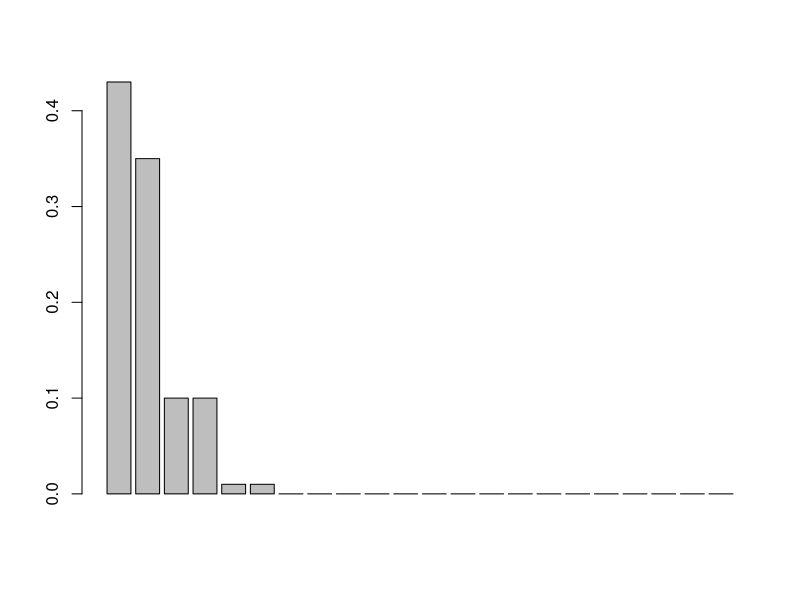

Recreate this plot in R. (Note: this script raises an error after producing the figure.)
# new_empirical_dist
# make sure we get a prob for each day even if the sample lacked them
x <- rpois(100, 1)
x
bins <- 0:20
breaks <- c(bins, max(bins) + 1)- 0.5

hist_pmf <- function(x, 
                     bins = 0:20,
                     breaks = c(bins, max(bins) + 1)- 0.5){
  hist_info <- hist(x, breaks = breaks, plot = FALSE)
  names(hist_info$density) <- bins
  hist_info$density
}


# make a fake dataset
x <- rpois(100, 1)
days <- 0:21
breaks <- c(days, max(days) + 1) - 0.5
pmf <- hist(x, breaks = breaks, plot = FALSE)$density
pmf
barplot(pmf)


# should sum to 1
sum(pmf_with_zeros)
barplot(pmf_with_zeros)

dist_categorical()

dist_x <- hist_pmf(x)
dist_x
pmf_with_zeros <- mix_in_zeros(dist_x, 0.7)

barplot(dist_x)
barplot(pmf_with_zeros)

sample(x[1:21],
       size = 1000,
       replace = TRUE,
       prob = hist_pmf(x))

sample_weights <- cases_scenario %>% 
  filter(scenario == "optimal") %>% 
  pull(test_turnaround_time) %>% 
  hist_pmf()

generate_from_pmf <- function(x, times){
  sample(0:20,
         size = times,
         replace = TRUE,
         prob = hist_pmf(x))
}

sims <- generate_from_pmf(x, times = 1e7)

new_sims <- derive_poisson_mixture(sims)

new_samples <- generate(new_sims, 1e6)[[1]]

new_hist <- function(x) x %>% table() %>% barplot()

table(sims)
table(new_samples)

new_hist(sims)
new_hist(new_samples)

derive_poisson_mixture(x)

# prepare the empirical data part
delay_days <- cases_scenario %>% 
  group_by(scenario) %>%
  summarise(
    pmf_test_turnaround_time = hist_pmf(test_turnaround_time, 
                                        breaks = breaks),
    pmf_time_to_interview = hist_pmf(time_to_interview, 
                                     breaks = breaks),
    pmf_full_contact_delay = hist_pmf(full_contact_delay, 
                                      breaks = breaks),
    pmf_test_to_interview = hist_pmf(test_to_interview,
                                     breaks = breaks)) %>% 
  mutate(
    days = bins,
    fraction_extra_zero = 0) %>% 
  relocate(days, .before = pmf_test_turnaround_time)

x <- rpois(100, 1)
dist_x <- hist_pmf(x)
dist_x

generate_cat <- function(x, times, days = 0:20){
  sample(days,
         size = times,
         replace = TRUE,
         prob = x)
}

generate_cat(new_cat_param, times = 100)

my_cat <- dist_categorical(pmax(new_cat_param, 0.000001))
my_cat
generate(my_cat, 10)

generate(dist_poisson(1), 10)


